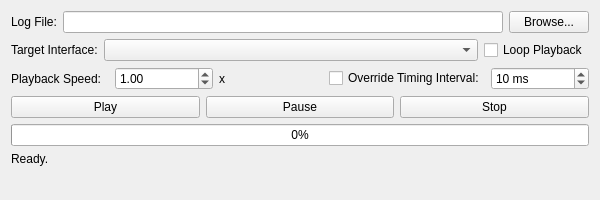
<?xml version="1.0" encoding="UTF-8"?>
<ui version="4.0">
 <class>ReplayWindow</class>
 <widget class="QWidget" name="ReplayWindow">
  <property name="geometry">
   <rect>
    <x>0</x>
    <y>0</y>
    <width>600</width>
    <height>200</height>
   </rect>
  </property>
  <property name="windowTitle">
   <string>Replay View</string>
  </property>
  <layout class="QVBoxLayout" name="verticalLayout">
   <item>
    <layout class="QHBoxLayout" name="horizontalLayout_File">
     <item>
      <widget class="QLabel" name="labelFile">
       <property name="text">
        <string>Log File:</string>
       </property>
      </widget>
     </item>
     <item>
      <widget class="QLineEdit" name="txtFilePath">
       <property name="readOnly">
        <bool>true</bool>
       </property>
      </widget>
     </item>
     <item>
      <widget class="QPushButton" name="btnBrowse">
       <property name="text">
        <string>Browse...</string>
       </property>
      </widget>
     </item>
    </layout>
   </item>
   <item>
    <layout class="QHBoxLayout" name="horizontalLayout_Interface">
     <item>
      <widget class="QLabel" name="labelInterface">
       <property name="text">
        <string>Target Interface:</string>
       </property>
      </widget>
     </item>
     <item>
      <widget class="QComboBox" name="cbInterface">
       <property name="sizePolicy">
        <sizepolicy hsizetype="Expanding" vsizetype="Fixed">
         <horstretch>0</horstretch>
         <verstretch>0</verstretch>
        </sizepolicy>
       </property>
      </widget>
     </item>
     <item>
      <widget class="QCheckBox" name="chkLoop">
       <property name="text">
        <string>Loop Playback</string>
       </property>
      </widget>
     </item>
    </layout>
   </item>
   <item>
    <layout class="QHBoxLayout" name="horizontalLayout_Timing">
     <item>
      <widget class="QLabel" name="labelSpeed">
       <property name="text">
        <string>Playback Speed:</string>
       </property>
      </widget>
     </item>
     <item>
      <widget class="QDoubleSpinBox" name="spinSpeed">
       <property name="decimals">
        <number>2</number>
       </property>
       <property name="minimum">
        <double>0.010000000000000</double>
       </property>
       <property name="maximum">
        <double>100.000000000000000</double>
       </property>
       <property name="singleStep">
        <double>0.250000000000000</double>
       </property>
       <property name="value">
        <double>1.000000000000000</double>
       </property>
      </widget>
     </item>
     <item>
      <widget class="QLabel" name="labelSpeedFix">
       <property name="text">
        <string>x</string>
       </property>
      </widget>
     </item>
     <item>
      <spacer name="spacerTiming1">
       <property name="orientation">
        <enum>Qt::Horizontal</enum>
       </property>
      </spacer>
     </item>
     <item>
      <widget class="QCheckBox" name="chkOverrideTiming">
       <property name="text">
        <string>Override Timing Interval:</string>
       </property>
      </widget>
     </item>
     <item>
      <widget class="QSpinBox" name="spinIntervalMs">
       <property name="suffix">
        <string> ms</string>
       </property>
       <property name="minimum">
        <number>1</number>
       </property>
       <property name="maximum">
        <number>10000</number>
       </property>
       <property name="value">
        <number>10</number>
       </property>
      </widget>
     </item>
    </layout>
   </item>
   <item>
    <layout class="QHBoxLayout" name="horizontalLayout_Controls">
     <item>
      <widget class="QPushButton" name="btnPlay">
       <property name="text">
        <string>Play</string>
       </property>
      </widget>
     </item>
     <item>
      <widget class="QPushButton" name="btnPause">
       <property name="text">
        <string>Pause</string>
       </property>
      </widget>
     </item>
     <item>
      <widget class="QPushButton" name="btnStop">
       <property name="text">
        <string>Stop</string>
       </property>
      </widget>
     </item>
    </layout>
   </item>
   <item>
    <widget class="QProgressBar" name="progressBar">
     <property name="value">
      <number>0</number>
     </property>
    </widget>
   </item>
   <item>
    <widget class="QLabel" name="lblStatus">
     <property name="text">
      <string>Ready.</string>
     </property>
    </widget>
   </item>
   <item>
    <spacer name="verticalSpacer">
     <property name="orientation">
      <enum>Qt::Vertical</enum>
     </property>
     <property name="sizeHint" stdset="0">
      <size>
       <width>20</width>
       <height>40</height>
      </size>
     </property>
    </spacer>
   </item>
  </layout>
 </widget>
 <resources/>
 <connections/>
</ui>
